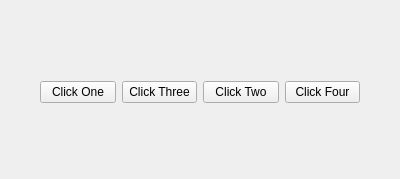
<?xml version="1.0" encoding="UTF-8"?>
<ui version="4.0">
 <class>Form</class>
 <widget class="QWidget" name="Form">
  <property name="geometry">
   <rect>
    <x>0</x>
    <y>0</y>
    <width>400</width>
    <height>179</height>
   </rect>
  </property>
  <property name="windowTitle">
   <string>QHboxLayout</string>
  </property>
  <widget class="QWidget" name="">
   <property name="geometry">
    <rect>
     <x>40</x>
     <y>80</y>
     <width>320</width>
     <height>25</height>
    </rect>
   </property>
   <layout class="QHBoxLayout" name="horizontalLayout">
    <item>
     <widget class="QPushButton" name="pushButton">
      <property name="text">
       <string>Click One</string>
      </property>
     </widget>
    </item>
    <item>
     <widget class="QPushButton" name="pushButton_3">
      <property name="text">
       <string>Click Three</string>
      </property>
     </widget>
    </item>
    <item>
     <widget class="QPushButton" name="pushButton_2">
      <property name="text">
       <string>Click Two</string>
      </property>
     </widget>
    </item>
    <item>
     <widget class="QPushButton" name="pushButton_4">
      <property name="text">
       <string>Click Four</string>
      </property>
     </widget>
    </item>
   </layout>
  </widget>
 </widget>
 <resources/>
 <connections/>
</ui>
